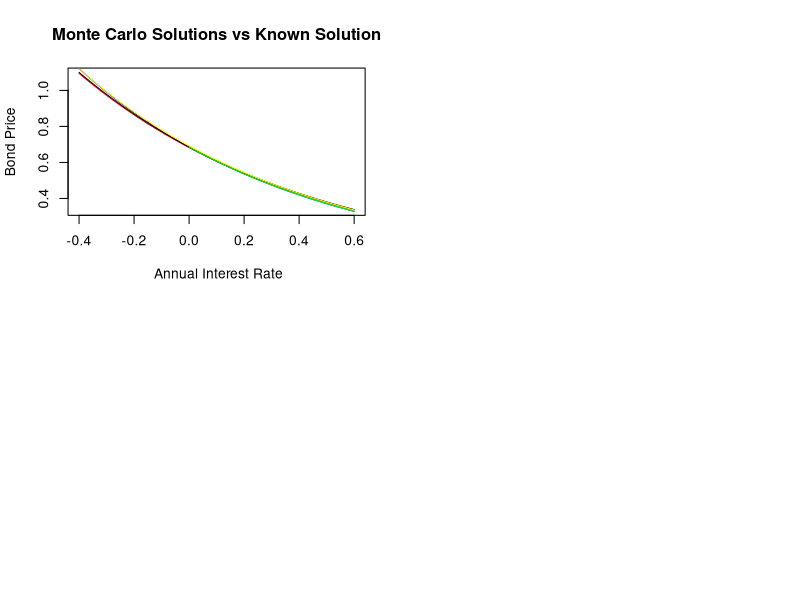

Write the R code that produced this figure. (Note: a time limit stopped this script after it produced the figure.)
## ---- chunk 1
knitr::opts_chunk$set(echo = TRUE)
rm(list = ls(all =TRUE))
## ---- chunk 2
# Closed form solution of the Bond price

bond_price <- function(alpha=0.08,beta=0.8,sigma=0.005,t=0,T=5,r=0.08){
  # alpha, beta, sigma <- Fixed Parameters
  # T <- maturity time
  # r <- Initial rate at time 0  
  A <- (1-exp(-beta*(T-t)))/(beta)
  B <- (1/beta)*((alpha-(sigma)^2/(2*beta))*(A - T +t) - (sigma^(2)*A^2)/(4))
  exp(-A*r +B)
}

## ---- chunk 3

# Crude Monte Carlo function 

Crude_Monte_Carlo=function(alpha =0.08,beta=0.8,sigma=0.005,T=5,r = 0.08,n=1000,s=100){
  
  # alpha, beta, sigma <- Fixed Parameters
  # T <- maturity time
  # r <- Initial rate at time 0
  # n <- Number of Simulations
  # s <- NUmber of Sub-intervals over time 
  
  #Simulate interest rates
  dt <- T/s # Length of sub-intervals
  sim_path = matrix(0,s+1,n) # Matrix that stores rate pathways
  sim_path[1,]= r # Initial rates on first row.
  
  for (i in 1:n){
    for (j in 2:(s+1)){
      dr=(alpha-beta*sim_path[j-1,i])*dt+sigma*sqrt(dt)*rnorm(1)# Discretize the SDE of the interest model using Euler Discretization to simulate rates over discrete sub-intervals
      sim_path[j,i]=sim_path[j-1,i]+dr
    }
  }
  
  # Monte Carlo Simulations
  Sum = colSums(sim_path[2:(s+1),]*dt) # Approximate the integral using summation
  int = exp(-Sum) # Take the exponent of the Integral
  mean = mean(int) # Find the average of expression
  mean
  
}


## ---- chunk 4
# Improvements to the Monte Carlo Simulation

# Antithetic Variates

Antithetic_variates = function(alpha =0.08,beta=0.8,sigma=0.005,T=5,r = 0.08,n=1000,s=100){

  # alpha, beta, sigma <- Fixed Parameters
  # T <- maturity time
  # r <- Initial rate at time 0
  # n <- Number of Simulations
  # s <- NUmber of Sub-intervals over time   
  
  dt <- T/s # Length of sub-intervals
  sim_path= matrix(0,s+1,n) # Matrix that stores rate pathways
  sim_path_inv= matrix(0,nrow = s+1, ncol = n)# matrix to generate interest paths using negative values of RV
  sim_path[1,] = r
  sim_path_inv[1,] = r
  z = rnorm(n) # Generate standard normal values
  z. = -z # Negative RV
  
  for (i in 1:n){
    for (j in 2:(s+1)){
      dr = (alpha-beta*sim_path[j-1,i])*dt+sigma*sqrt(dt)*z[i] # Same Euler Discretization as in the Crude Monte Carlo function
      dr_i = (alpha-beta*sim_path_inv[j-1,i])*dt + sigma*sqrt(dt)*z.[i] # Euler Discretization for negative rates
      sim_path[j,i] =sim_path[j-1,i]+dr
      sim_path_inv[j,i] = sim_path_inv[j-1,i]+dr_i
      
    }
  }
  
  # Monte Carlo Simulations
  Sum = colSums(sim_path[2:(s+1),]*dt) # The Sum and Sum. variables record the summation of their respective rates to approximate the integral
  Sum.= colSums(sim_path_inv[2:(s+1),]*dt)
  int = exp(-Sum.) #Exponential of the estimate
  int.= exp(-Sum) #Exponential of the estimate under the negative rv 
  mean_1 = mean(int) # Estimate using Z_i
  mean_2 = mean(int.)  # Estimate using -Z_i
  result = (mean_1+mean_2)/2 # Final estimate
  result
  
}


## ---- chunk 5

# Moment matching

Moment_Matching = function(alpha = 0.08, beta = 0.8, sigma = 0.005, T = 5,r = 0.08, n = 1000, s = 200){
  
  # alpha, beta, sigma <- Fixed Parameters
  # T <- maturity time
  # r0 <- Initial rate at time 0
  # n <- Number of Simulations
  # s <- NUmber of Subintervals 
  
  #Simulate interest rates
  dt <- T/s # Length of sub-intervals
  sim_path= matrix(0,s+1,n) # Matrix that stores rate pathways
  sim_path[1,]= r
  z=rnorm(n)
  z_m= z-mean(z) # Moment matching transformation of RV to match finite moments 
  
  for (i in 1:n){
    for (j in 2:(s+1)){
      dr=(alpha-beta*sim_path[j-1,i])*dt+sigma*sqrt(dt)*z_m[i] # Simulate rates using the transformed rv 
      sim_path[j,i]=sim_path[j-1,i]+dr
    }
  }
  
  Sum=colSums(sim_path[2:(s+1),]*dt)
  int=exp(-Sum)
  result=mean(int)
  result

}

## ---- chunk 6

# Control Variates

# We have decided to make use of the CIR model as our control variate process.
# Below is the closed form solution under the CIR model
bond_price_CIR <- function(alpha =0.08,beta=0.8,sigma=0.005,t=0,T=5,r = 0.08){
  h <- sqrt(beta^(2)+2*sigma^(2))
  A <-(2*h*exp((beta+h)*(T-t)/2)/(2*h+(beta+h)*(exp((T-t)*(h))-1)))^((2*alpha)/sigma^(2))
  B <-2*(exp((T-t)*(h))-1)/(2*h+(beta+h)*(exp((T-t)*(h))-1))
  A*exp(-B*r)
}


# Monte Carlo Simulations of Bond Price under the CIR model

CIR_MC= function(alpha =0.08,beta=0.8,sigma=0.005,T=5,r = 0.08,n=1000,s=100){
  
  dt <- T/s # Length of sub-intervals
  sim_path= matrix(0,s+1,n) # Matrix that stores rate pathways
  sim_path[1,]= r
  
  for (i in 1:n){
    for (j in 2:(s+1)){
      dr=(alpha-beta*sim_path[j-1,i])*dt+(sigma*sqrt(dt)*rnorm(1)*sqrt(sim_path[j-1,i]))# Euler Discretization
      sim_path[j,i]=sim_path[j-1,i]+dr
    
    }
  }
  
  # Monte Carlo Simulations
  Sum=colSums(sim_path[2:(s+1),]*dt)
  int=exp(-Sum)
  result=mean(int)
  result
  
}
# Therefore the control variates estimate:

Control_Variates_estimate= function(alpha =0.08,beta=0.8,sigma=0.005,t=0,T=5,r = 0.08,n=1000,s=100){
  Crude_Monte_Carlo(alpha,beta,sigma,T,r,n,s)[1]- CIR_MC(alpha,beta,sigma,T,r,n,s)[1]+bond_price_CIR(alpha,beta,sigma,t,T,r)
}



## ---- chunk 7
# Explicit Method

explicit = function(alpha = 0.08,beta = 0.8, sigma = 0.005,r = 0.08, I = 1:1250, J = seq(-0.4,0.6,0.005),T = 5){
  
  # I = partition of time interval
  # J = partition of short rates sequence
  
  M <- length(J) # Number of short rate grid points
  N <- length(I) # Number of time grid poiints
  
  
  dt <- T/N # Lenght of each time subinterval
  dr <- J[2] -J[1] # Lenght of each time interval
  
  # For each j in J we define the following functions at a fixed time point
  
  pd <- function(j){
    ((J[j]+1/dt)^(-1))*(sigma^2/(2*(dr^2)) -(alpha -beta*J[j])/(2*dr))
  }
  
  
  pm <- function(j){
    ((J[j]+1/dt)^(-1))*(1/dt -sigma^2/(dr^2))
  }
  
  
  pu <- function(j){
    ((J[j]+1/dt)^(-1))*(sigma^2/(2*(dr^2)) + (alpha -beta*J[j])/(2*dr))
  }

  #Setting up tridiagonal matrix
  
  Diag_1 <- matrix(0,ncol = M, nrow = M)
  
  # Filling main diagonal of matrix 
  for (j in 1:M){
    Diag_1[j,j] <- pm(j)
    
  }
  
  # Filling lower diagonal of matrix 
  for (j in 2:M){
    Diag_1[j,j-1] <- pd(j)
  }
  
  # Filling upper diagonal of matirx 
  for (j in 1:(M-1)){
    Diag_1[j,j+1] <- pu(j)
  }  
  
  # Bond price values at maturity are all 1 unit   
  Bond_values <- matrix(1,nrow=M, ncol =1)
  
  # Working backwards in time
  for (i in 1:(length(I)+1)){
    Bond_values <- Diag_1%*%Bond_values
    Bond_values <- Bond_values
  }
  
  # Finding index of the desired short rate
  index = match(as.character(r),J)
  # Output is the corresponding bond price at time 0
  Bond_values[index]
}



## ---- chunk 8
# Implicit Method

implicit <- function(alpha = 0.08,beta = 0.8,sigma = 0.005,r = 0.08,I = 1:1250, J =seq(-0.4,0.6,0.005),T=5){
  
  # I = partition of time interval
  # J = partition of short rate variable
  
  M <- length(J) # Number of short rate grid points
  N <- length(I) # Number of time grid poiint
  
  dr <- J[2] - J[1] # length of each sub-interval across J
  dt <- T/N # length of each sub-interval across I
  
  # For each j in J we define the following functions at a fixed time point
  
  pd <- function(j){
    dt*((alpha-beta*J[j])/(2*dr) - (sigma^2)/(2*dr^2))
    
  }
  
  pm <- function(j){
    dt*(J[j] + 1/dt +sigma^2/(dr^2))
  }
  
  pu <- function(j){
    -dt*((alpha-beta*J[j])/(2*dr) + (sigma^2)/(2*dr^2))
  }
  
  # Setting up tridiagonal matrix
  Diag <- matrix(0,nrow = M,ncol = M)
  
  # Filling main diagonal
  for (j in 1:M){
    Diag[j,j] <- pm(j)
    
  }
  
  # Filling lower diagonal
  for (j in 2:M){
    Diag[j,j-1] <- pd(j)
  }
  
  # Filling upper diagonal
  for (j in 1:(M-1)){
    Diag[j,j+1] <- pu(j)
  }
  
  
  Bond_values <- matrix(1,ncol = 1,nrow = M) # The matrix of bond prices at maturity time 
  Inv <- solve(Diag) # Inverse of tridiagonal matrix
  
  for (i in 1:(length(I) +1)){
    C <- matrix(0,ncol = 1, nrow = M) # Another matrix for boundary conditions
    C[M,1] <- (-pu(M))*Bond_values[M,1]
    C[1,1] <- -pd(1)

    RHS <- Bond_values  # Working backwards recursively 
    Bond_values <- Inv%*%RHS
  }

  # Finding index of the desired short rate
  index = match(as.character(r),J)
  # Output is the corresponding bond price at time 0
  Bond_values[index]
}

## ---- chunk 9
# Crank-Nicholson Method

CN <- function(alpha = 0.08, beta = 0.8, sigma = 0.005, r = 0.08, T = 5 , I = 1:1250, J = seq(-0.4,0.6,0.005)){
  
  # I = partition of time interval
  # J = partition of short rate interval
  
  M <- length(J) # Number of short rate grid points
  N <- length(I) # Number of time grid poiints
  
  dt <- T/N # Length of each time subinterval
  dr <- J[2] -J[1] # Lenght of each rate subinterval
  
  #========================================================================================
  # Define the following functions for j = 1,...,M at each time point i
  
  pd <- function(j){
    (alpha -beta*J[j])/(4*dr) - sigma^2/(4*(dr^2))
  }
  
  pm <- function(j){
    sigma^2/(2*(dr^2)) + J[j]/2
  }
  
  pu <- function(j){
    -(alpha -beta*J[j])/(4*dr) - sigma^2/(4*(dr^2)) 
  }
  
  #========================================================================================
  # Define 2 tridiagonal matricies. One for time point i and one for time point i+1
  
  Diag_1 <- matrix(0,nrow = M,ncol = M)
  Diag_2 <- matrix(0,nrow = M,ncol = M)
  
  # Filling main diagonal of matrix 1
  for (j in 1:M){
    Diag_1[j,j] <- -1/dt - pm(j)
  }
  
  # Filling lower diagonal of matrix 1
  for (j in 2:M){
    Diag_1[j,j-1] <- -pd(j)
  }
  
  # Filling upper diagonal of matirx 1
  for (j in 1:M-1){
    Diag_1[j,j+1] <- -pu(j)
  }  
  
  
  # Filling main diagonal of matrix 2
  for (j in 1:M){
    Diag_2[j,j] <- -1/dt + pm(j)
    }
  
  # Filling lower diagonal of matrix 2
  for (j in 2:M){
    Diag_2[j,j-1] <- pd(j)
    }
  
  # Filling upper diagonal of matirx 2
  for (j in 1:M-1){
    Diag_2[j,j+1] <- pu(j)
  }
  
  
  #========================================================================================
  # Constructing more matricies and iterating the procedure from maturity to time 0

  Bond_values <- matrix(1,nrow = M, ncol = 1)
  
  # C_1 <- matrix(0,nrow = M,ncol = 1)
  # C_1[1,1] <- -2*pd(1)
  # C_1[M,1] <- -2*pu(M)
  # 
  # C_2 <- matrix(0,nrow = M,ncol = 1)
  # C_2[1,1] <- pd(1)
  # C_2[M,1] <- pu(M)
  Inv <- solve(Diag_1)
  
  for (i in 1:(length(I)+1)){
    
    RHS <- Diag_2%*%Bond_values 
    Bond_values <- Inv%*%RHS
  }

  # Index of rate corresponding to desired short rate
  index = match(as.character(r), J)
  # Output corresponding to desired short rate
  Bond_values[index]
}

## ---- chunk 10
# Plots of the different methods
par(mfrow = c(2,2))

xvec <- seq(-0.4,0.6,0.005) # Vector for rates

known_sol <- NULL # Vector to hold the known closed form solution
for (r in 1:length(xvec)){
  known_sol[r] <- bond_price(0.08,0.8,0.005,0,5,xvec[r])
}

CR <- NULL # Vector to hold Crude Monte Carlo Solutions
AV <- NULL # Vector to hold Antithetic Monte Carlo Solutions
MM <- NULL # Vector to hold Moment Matching  Carlo Solutions
CV <- NULL # Vector to hold Control Variates Monte Carlo Solutions

Expl <- NULL # Vector to hold Explicit method Solutions
Impl <- NULL # Vector to hold Implicit method Solutions
Crank <- NULL # Vector to hold Crank-Nicolson Solutions


# Plots of Monte Carlo Methods ----------------------------------------------------------------------

for (i in 1: length(xvec)){
  CR[i] <- Crude_Monte_Carlo(r = xvec[i])
}

for (i in 1: length(xvec)){
  AV[i] <- Antithetic_variates(r = xvec[i])
}

for (i in 1: length(xvec)){
  MM[i] <- Moment_Matching(r = xvec[i])
}

for (i in 1: length(xvec)){
  CV[i] <- Control_Variates_estimate(r = xvec[i])
}

plot(CR, x = xvec[1:length(xvec)],xlab = " Annual Interest Rate",ylab = "Bond Price",type = "l", col ="red", main = "Monte Carlo Solutions vs Known Solution")
lines(xvec, known_sol, col ="blue", lty =1.5)
lines(xvec, AV, col ="black", lty =1.5)
lines(xvec, MM, col ="yellow", lty =1.5)
lines(xvec, CV, col ="green", lty =1.5)


# Plots of Finite Difference Methods ----------------------------------------------------------------------

for (i in 1: length(xvec)){
  Expl[i] <- explicit(r = xvec[i])
}

for (i in 1: length(xvec)){
  Impl[i] <- implicit(r = xvec[i])
}

for (i in 1: length(xvec)){
  Crank[i] <- CN(r = xvec[i])
}


plot(Expl, x = xvec ,xlab = " Annual Interest Rate",ylab = "Bond Price",type = "l", col ="red", main = "Explicit Method vs Known Solution")
lines(xvec, known_sol, col ="blue", lty =1.5)

plot(Impl, x = xvec ,xlab = " Annual Interest Rate",ylab = "Bond Price",type = "l", col ="red", main = "Implicit Method vs Known Solution")
lines(xvec, known_sol, col ="blue", lty =1.5)


plot(Crank, x = xvec ,xlab = " Annual Interest Rate",ylab = "Bond Price",type = "l", col ="red", main = "Crank-Nicolson Method vs Known Solution")
lines(xvec, known_sol, col ="blue", lty =1.5)

## ---- chunk 11
# Comparison of results for numerical methods


compare_mat <- matrix(NA,nrow = 7, ncol = 4) # matrix of comparison

colnames(compare_mat) <- c("Price", "Known Price", "Error", "System Time")
rownames(compare_mat) <- c("Crude Monte Carlo", "Antithetic Variates", "Moment Matching", "Control Variates", "Explicit Method", "Implicit Method", "Crank-Nicolson Method")

compare_mat[,2] <- bond_price()

# Crude Monte Carlo
start_time <- proc.time()[1]
compare_mat[1,1] <- Crude_Monte_Carlo()
compare_mat[1,4] <- proc.time()[1] - start_time
compare_mat[1,3] <- compare_mat[1,2] - compare_mat[1,1]

# Antithetic Variates
start_time <- proc.time()[1]
compare_mat[2,1] <- Antithetic_variates()
compare_mat[2,4] <- proc.time()[1] - start_time
compare_mat[2,3] <- compare_mat[2,2] - compare_mat[2,1]

# Moment Matching
start_time <- proc.time()[1]
compare_mat[3,1] <- Moment_Matching()
compare_mat[3,4] <- proc.time()[1] - start_time
compare_mat[3,3] <- compare_mat[3,2] - compare_mat[3,1]

# Control Variates
start_time <- proc.time()[1]
compare_mat[4,1] <- Control_Variates_estimate()
compare_mat[4,4] <- proc.time()[1] - start_time
compare_mat[4,3] <- compare_mat[4,2] - compare_mat[4,1]

# Explicit method
start_time <- proc.time()[1]
compare_mat[5,1] <- explicit()
compare_mat[5,4] <- proc.time()[1] - start_time
compare_mat[5,3] <- compare_mat[5,2] - compare_mat[5,1]

# Implicit method
start_time <- proc.time()[1]
compare_mat[6,1] <- implicit()
compare_mat[6,4] <- proc.time()[1] - start_time
compare_mat[6,3] <- compare_mat[6,2] - compare_mat[6,1]

# Crank-Nicolson method
start_time <- proc.time()[1]
compare_mat[7,1] <- CN()
compare_mat[7,4] <- proc.time()[1] - start_time
compare_mat[7,3] <- compare_mat[7,2] - compare_mat[7,1]

# library(knitr)
# kable(compare_mat,align = "c")
       
## ---- chunk 12
# Sensitivity Tests

senses <- matrix(nrow=13, ncol=9) # matrix to hold prices for various parameters
colnames(senses) <-c("Parameters","Closed Form","Crude Monte Carlo","Antithetic Variates","Moment Matching","Control Variates","Explicit","Implicit","Crank-Nicholson")

#Initial Parameters
senses[1,2]=bond_price()
senses[1,3]=Crude_Monte_Carlo()
senses[1,4]=Antithetic_variates()
senses[1,5]=Moment_Matching()
senses[1,6]=Control_Variates_estimate()
senses[1,7]=explicit()
senses[1,8]=implicit()
senses[1,9]=CN()

#r=0.05
senses[2,2]=bond_price(r=0.05)
senses[2,3]=Crude_Monte_Carlo(r=0.05)
senses[2,4]=Antithetic_variates(r=0.05)
senses[2,5]=Moment_Matching(r=0.05)
senses[2,6]=Control_Variates_estimate(r=0.05)
senses[2,7]=explicit(r=0.05)
senses[2,8]=implicit(r=0.05)
senses[2,9]=CN(r=0.05)

#r=0.1
senses[3,2]=bond_price(r=0.1)
senses[3,3]=Crude_Monte_Carlo(r=0.1)
senses[3,4]=Antithetic_variates(r=0.1)
senses[3,5]=Moment_Matching(r=0.1)
senses[3,6]=Control_Variates_estimate(r=0.1)
senses[3,7]=explicit(r=0.1)
senses[3,8]=implicit(r=0.1)
senses[3,9]=CN(r=0.1)

#T=1
senses[4,2]=bond_price(T=1)
senses[4,3]=Crude_Monte_Carlo(T=1)
senses[4,4]=Antithetic_variates(T=1)
senses[4,5]=Moment_Matching(T=1)
senses[4,6]=Control_Variates_estimate(T=1)
senses[4,7]=explicit(T=1)
senses[4,8]=implicit(T=1)
senses[4,9]=CN(T=1)

#T=10
senses[5,2]=bond_price(T=10)
senses[5,3]=Crude_Monte_Carlo(T=10)
senses[5,4]=Antithetic_variates(T=10)
senses[5,5]=Moment_Matching(T=10)
senses[5,6]=Control_Variates_estimate(T=10)
senses[5,7]=explicit(T=10)
senses[5,8]=implicit(T=10)
senses[5,9]=CN(T=10)

#sigma=0.001
senses[6,2]=bond_price(sigma=0.001)
senses[6,3]=Crude_Monte_Carlo(sigma=0.001)
senses[6,4]=Antithetic_variates(sigma=0.001)
senses[6,5]=Moment_Matching(sigma=0.001)
senses[6,6]=Control_Variates_estimate(sigma=0.001)
senses[6,7]=explicit(sigma=0.001)
senses[6,8]=implicit(sigma=0.001)
senses[6,9]=CN(sigma=0.001)


#sigma=0.01
senses[7,2]=bond_price(sigma=0.01)
senses[7,3]=Crude_Monte_Carlo(sigma=0.01)
senses[7,4]=Antithetic_variates(sigma=0.01)
senses[7,5]=Moment_Matching(sigma=0.01)
senses[7,6]=Control_Variates_estimate(sigma=0.01)
senses[7,7]=explicit(sigma=0.01)
senses[7,8]=implicit(sigma=0.01)
senses[7,9]=CN(sigma=0.01)


#alpha=0.01
senses[8,2]=bond_price(alpha=0.01)
senses[8,3]=Crude_Monte_Carlo(alpha=0.01)
senses[8,4]=Antithetic_variates(alpha=0.01)
senses[8,5]=Moment_Matching(alpha=0.01)
senses[8,6]=Control_Variates_estimate(alpha=0.01)
senses[8,7]=explicit(alpha=0.01)
senses[8,8]=implicit(alpha=0.01)
senses[8,9]=CN(alpha=0.01)

#alpha=0.016
senses[9,2]=bond_price(alpha=0.016)
senses[9,3]=Crude_Monte_Carlo(alpha=0.016)
senses[9,4]=Antithetic_variates(alpha=0.016)
senses[9,5]=Moment_Matching(alpha=0.016)
senses[9,6]=Control_Variates_estimate(alpha=0.016)
senses[9,7]=explicit(alpha=0.016)
senses[9,8]=implicit(alpha=0.016)
senses[9,9]=CN(alpha=0.016)

#beta=0.1
senses[10,2]=bond_price(beta=0.1)
senses[10,3]=Crude_Monte_Carlo(beta=0.1)
senses[10,4]=Antithetic_variates(beta=0.1)
senses[10,5]=Moment_Matching(beta=0.1)
senses[10,6]=Control_Variates_estimate(beta=0.1)
senses[10,7]=explicit(beta=0.1)
senses[10,8]=implicit(beta=0.1)
senses[10,9]=CN(beta=0.1)

#beta=0.16
senses[11,2]=bond_price(beta=0.16)
senses[11,3]=Crude_Monte_Carlo(beta=0.16)
senses[11,4]=Antithetic_variates(beta=0.16)
senses[11,5]=Moment_Matching(beta=0.16)
senses[11,6]=Control_Variates_estimate(beta=0.16)
senses[11,7]=explicit(beta=0.16)
senses[11,8]=implicit(beta=0.16)
senses[11,9]=CN(beta=0.16)

#alpha=0.01,beta=0.1
senses[12,2]=bond_price(alpha=0.01,beta=0.1)
senses[12,3]=Crude_Monte_Carlo(alpha=0.01,beta=0.1)
senses[12,4]=Antithetic_variates(alpha=0.01,beta=0.1)
senses[12,5]=Moment_Matching(alpha=0.01,beta=0.1)
senses[12,6]=Control_Variates_estimate(alpha=0.01,beta=0.1)
senses[12,7]=explicit(alpha=0.01,beta=0.1)
senses[12,8]=implicit(alpha=0.01,beta=0.1)
senses[12,9]=CN(alpha=0.01,beta=0.1)

#alpha=0.016,beta=0.16
senses[13,2]=bond_price(alpha=0.016,beta=0.16)
senses[13,3]=Crude_Monte_Carlo(alpha=0.016,beta=0.16)
senses[13,4]=Antithetic_variates(alpha=0.016,beta=0.16)
senses[13,5]=Moment_Matching(alpha=0.016,beta=0.16)
senses[13,6]=Control_Variates_estimate(alpha=0.016,beta=0.16)
senses[13,7]=explicit(alpha=0.016,beta=0.16)
senses[13,8]=implicit(alpha=0.016,beta=0.16)
senses[13,9]=CN(alpha=0.016,beta=0.16)

par(mfrow = c(2,2))
first <- as.vector(senses[1,2:9])
plot(1:8,first)
test <- as.vector(senses[2, 2:9])
lines(1:8,test, col="red", type="l")

## ---- chunk 13
#Stability Tests

# We do this by checking the variance amongst the results when simulated many times.

CR = NULL
AN = NULL
MM = NULL
CV = NULL

for ( i in 1:100){
  CR[i]=Crude_Monte_Carlo()
  #AN[i]=Antithetic_variates()
  #MM[i]=Moment_Matching()
  CV[i]=Control_Variates_estimate()
}

## ---- chunk 14
# Convergence Tests for finite difference methods
# Varying time steps

time_vec <- seq(0,100,1)

closed <- NULL
CN_conv <- NULL
Impl_conv <- NULL
Expl_conv <- NULL

for (i in 1:length(time_vec)){
  closed[i] <- bond_price()
}

for (i in 1:length(time_vec)){
  CN_conv[i] <- CN(I = 1:time_vec[i])
}

for (i in 1:length(time_vec)){
  Impl_conv[i] <- implicit(I = 1:time_vec[i])
}

for (i in 1:length(time_vec)){
  Expl_conv[i] <- explicit(I = 1:time_vec[i])
}

par(mfrow = c(1,1))
plot(closed, x = time_vec, type = "l", ylim = c(0.53,0.65), xlab = "Number of time steps", ylab = "Estimated Price")
lines(x = time_vec, y = CN_conv, type = "l", lty = 2)
lines(x = time_vec, y = Impl_conv, type = "l", lty = 3, col = "blue")
lines(x = time_vec, y = Expl_conv, type = "l", lty = 4, col = "red")
legend(x = 60, y = 0.6, legend = c("Closed Form", "Crank-Nicolson", "Implicit", "Explicit"), lty = 1:4, col = c("black","black","blue", "red"), cex = 0.8)

## ---- chunk 15
# Convergence Tests for finite difference methods
# Varying rate steps

# rate_step <- c(0.02,0.016,0.012,0.010,0.008,0.006,0.005,0.004,0.003,0.002)
# rate_vec <- NULL
# for (i in 1:length(rate_step)){
#   rate_vec[i] <- length(seq(-0.4,0.6,rate_step[i])) 
# }
# 
# 
# closed_r <- NULL
# CN_conv_1 <- NULL
# Impl_conv_1 <- NULL
# Expl_conv_1 <- NULL
# 
# 
# 
# for (i in 1:length(rate_step)){
#   closed_r[i] <- bond_price()
# }
# 
# for (i in 1:length(rate_step)){
#   CN_conv_1[i] <- CN(J = seq(-0.4,0.6,rate_step[i]))
# }
# 
# for (i in 1:length(rate_step)){
#   Impl_conv_1[i] <- implicit(J = seq(-0.4,0.6,rate_step[i]))
# }
# 
# for (i in 1:length(rate_step)){
#   Expl_conv_1[i] <- explicit(J = seq(-0.4,0.6,rate_step[i]))
# }
# 
# par(mfrow = c(1,1))
# plot(closed_r, x = rate_vec, type = "l", xlab = "Number of time steps", ylab = "Estimated Price")
# lines(x = rate_vec, y = CN_conv_1, type = "l", lty = 2)
# lines(x = rate_vec, y = Impl_conv_1, type = "l", lty = 3, col = "blue")
# lines(x = rate_vec, y = Expl_conv_1, type = "l", lty = 4, col = "red")
# legend(x = 60, y = 0.6, legend = c("Closed Form", "Crank-Nicolson", "Implicit", "Explicit"), lty = 1:4, col = c("black","black","blue", "red"), cex = 0.8)

## ---- chunk 16
# Covergence tests for Monte Carlo functions

trials_vec <- seq(10,2000,50)

closed_1 <- NULL
CR_conv <- NULL
AV_conv <- NULL
MM_conv <- NULL
CV_conv <- NULL

for (i in 1:length(trials_vec)){
  closed_1[i] <- bond_price()
}

for (i in 1:length(trials_vec)){
  CR_conv[i] <- Crude_Monte_Carlo(n = trials_vec[i])
}

for (i in 1:length(trials_vec)){
  AV_conv[i] <- Antithetic_variates(n = trials_vec[i])
}

for (i in 1:length(trials_vec)){
  MM_conv[i] <- Moment_Matching(n = trials_vec[i])
}

for (i in 1:length(trials_vec)){
  CV_conv[i] <- Control_Variates_estimate(n = trials_vec[i])
}

plot(closed_1, x = trials_vec, type = "l",ylim = c(0.61,0.63), xlab = "Number of Trials", ylab = "Estimated Price")
lines(x = trials_vec, y = CR_conv, type = "l", lty = 2)
lines(x = trials_vec, y = AV_conv, type = "l", lty = 3, col = "blue")
lines(x = trials_vec, y = MM_conv, type = "l", lty = 4, col = "red")
lines(x = trials_vec, y = CV_conv, type = "l", lty = 5, col = "grey")

legend(x = 1500, y = 0.618, legend = c("Closed Form", "Crude", "Antithetic Variates", "Moment Matching","Control Variates"), lty = 1:5, col = c("black","black","blue", "red","grey"), cex = 0.5)
